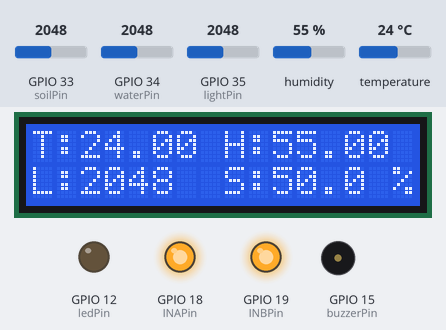
The sketch below on a simulated ESP32. Parts: 16×2 character LCD, output pins drawn as LEDs (lit = HIGH), buzzer (waves = sounding, pin HIGH). The inputs (shaded band) are chosen by the test bench; at power-on: GPIO 35 (lightPin) = 2048, GPIO 33 (soilPin) = 2048, GPIO 34 (waterPin) = 2048, humidity 55 %, temperature 24 °C. What the sketch prints to the serial monitor is not drawn.

Above: at 2.2 s.
2.3 s: GPIO 35 (lightPin) set to 552
At 3.2 s:
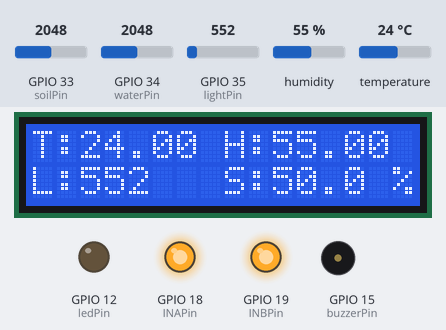
4.2 s: GPIO 35 (lightPin) set to 470
At 5.0 s:
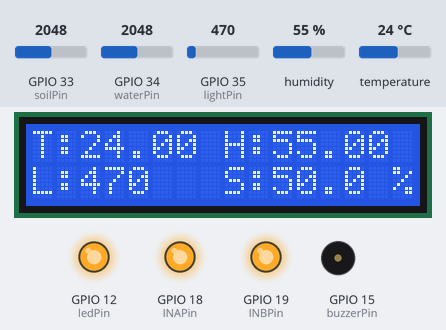
5.8 s: GPIO 33 (soilPin) set to 2840
At 6.8 s:
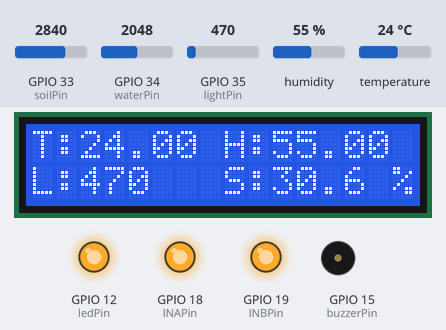
7.4 s: GPIO 33 (soilPin) set to 2933
At 8.7 s:
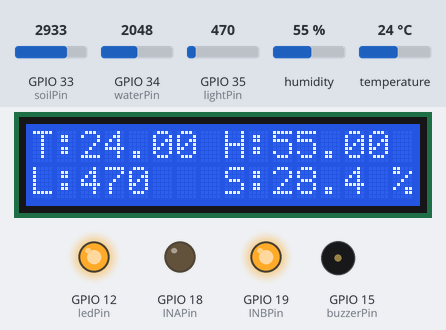
9.0 s: GPIO 34 (waterPin) set to 853
10.5 s: GPIO 34 (waterPin) set to 739
At 11.5 s:
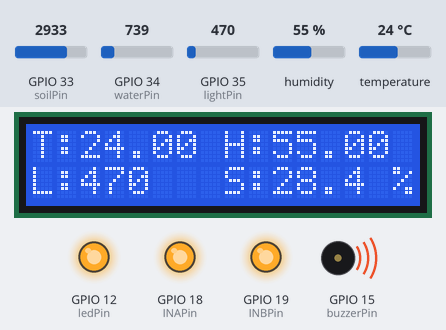
Timing chart, 0 to 13.2 s (numbered marks = the images above; inputs shaded):
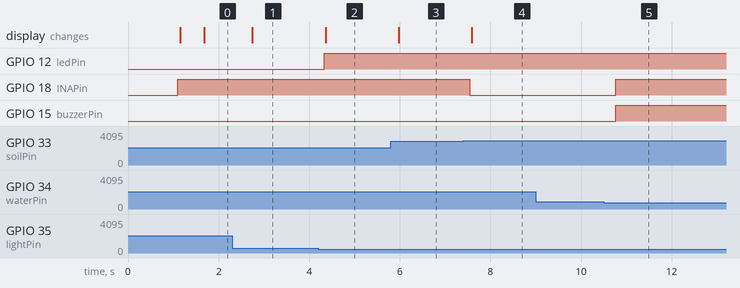

Measured:
- the behaviour switches between 501 and 500 on GPIO 35 (lightPin) (found by bisection; images 1 and 2)
- the behaviour switches between 2866 and 2867 on GPIO 33 (soilPin) (found by bisection; images 3 and 4)
- the behaviour switches between 801 and 800 on GPIO 34 (waterPin) (found by bisection; images 4 and 5)
- after the input at 2.3 s, the display: changes after 0.44 s (image 1)
- after the input at 4.2 s, GPIO 12 (ledPin): LOW → HIGH after 0.13 s; the display: changes after 0.16 s (image 2)
- after the input at 5.8 s, the display: changes after 0.18 s (image 3)
- after the input at 7.4 s, GPIO 18 (INAPin): HIGH → LOW after 0.14 s; the display: changes after 0.19 s (image 4)
- after the input at 9.0 s, every drawn part: stays the same
- after the input at 10.5 s, GPIO 18 (INAPin), GPIO 15 (buzzerPin): LOW → HIGH after 0.27 s

The sketch:

auto.ino
```cpp
#include <Wire.h>
#include <LiquidCrystal_I2C.h>
#include <DHT.h>

#define   dht11Pin      4       //定义温湿度传感器引脚
#define   ledPin       12      //定义LED灯模块引脚
#define   buzzerPin    15      //定义有源蜂鸣器引脚
#define   INAPin       18      //定义电机驱动模块引脚
#define   INBPin       19      //定义电机驱动模块引脚
#define   soilPin      33      //定义土壤湿度模块引脚
#define   waterPin     34      //定义水位传感器引脚
#define   lightPin     35      //定义光敏模块引脚

int Light;
float Water,data,Humi,Temp,Soil,i,j;

DHT dht(dht11Pin, DHT11);
LiquidCrystal_I2C lcd(0x27,16,2);

void setup(){
  Lcd();
  pinMode(lightPin,INPUT);
  pinMode(soilPin ,INPUT);
  pinMode(dht11Pin,INPUT);
  pinMode(waterPin,INPUT);
  pinMode(ledPin,OUTPUT);
  pinMode(buzzerPin,OUTPUT);
  pinMode(INAPin,OUTPUT);
  pinMode(INBPin,OUTPUT);
  digitalWrite(ledPin,LOW);
  analogWrite(INAPin,255);
  analogWrite(INBPin,255);
  digitalWrite(buzzerPin,LOW);
  Serial.begin(9600);
}

void loop(){
  dht11();
  light();
  Display();
  soil();
}

void light()
{
   Light =  analogRead(lightPin);     //读取光敏传感器模拟值
   if(Light > 500)                    //当模拟值大于500，即处于光线正常环境时，灯关闭
   {
   digitalWrite(ledPin,LOW);
   }
   else
   {
   digitalWrite(ledPin,HIGH);
   }
}


void soil()
{
    Soil=analogRead(soilPin);
    Water=analogRead(waterPin);
    data=(Water/1600)*4;
    Serial.println(data);

    i=Soil/4095;
    j=(1-i)*100;
    if (j < 30){
      if (data > 2){
        analogWrite(INAPin,0);
        analogWrite(INBPin,255);
        digitalWrite(buzzerPin,LOW);
      }
      else{
        analogWrite(INAPin,255);
        analogWrite(INBPin,255);
        digitalWrite(buzzerPin,HIGH);
      }
    }
    else if(j >= 30)
    {
      if (data > 2){
        analogWrite(INAPin,255);
        analogWrite(INBPin,255);
        digitalWrite(buzzerPin,LOW);
     }
       else {
        analogWrite(INAPin,255);
        analogWrite(INBPin,255);
        digitalWrite(buzzerPin,HIGH);
      }
     }
}

void dht11()
{
    Temp = dht.readTemperature();
    Humi = dht.readHumidity();

}

void Lcd()
{
  lcd.init();
  lcd.backlight();
  lcd.setCursor(1,0);
  lcd.print("Automatic watering");
  lcd.setCursor(1,1);
  lcd.print("Let's do it!");
  delay(1000);
  lcd.clear();
}


void Display()
{
  lcd.setCursor(0,0);
  lcd.print("T:");
  lcd.print(Temp);
  lcd.setCursor(8,0);
  lcd.print("H:");
  lcd.print(Humi);
  lcd.setCursor(0,1);
  lcd.print("L:");
  lcd.print(Light);
  lcd.print("   ");
  lcd.setCursor(8,1);
  lcd.print("S:");
  lcd.print(j,1);
  lcd.setCursor(15,1);
  lcd.print("%");
  delay(500);
}
```
